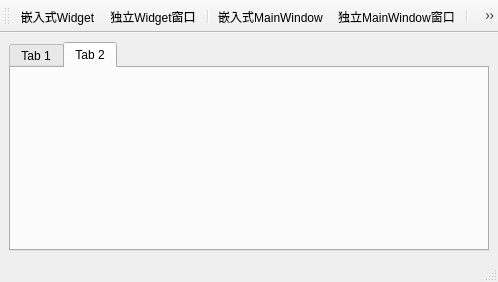
<?xml version="1.0" encoding="UTF-8"?>
<ui version="4.0">
 <class>MainWindow</class>
 <widget class="QMainWindow" name="MainWindow">
  <property name="geometry">
   <rect>
    <x>0</x>
    <y>0</y>
    <width>498</width>
    <height>282</height>
   </rect>
  </property>
  <property name="windowTitle">
   <string>多窗口应用程序</string>
  </property>
  <widget class="QWidget" name="centralwidget">
   <layout class="QGridLayout" name="gridLayout">
    <item row="0" column="0">
     <widget class="QTabWidget" name="tabWidget">
      <property name="currentIndex">
       <number>1</number>
      </property>
      <widget class="QWidget" name="tab">
       <attribute name="title">
        <string>Tab 1</string>
       </attribute>
      </widget>
      <widget class="QWidget" name="tab_2">
       <attribute name="title">
        <string>Tab 2</string>
       </attribute>
      </widget>
     </widget>
    </item>
   </layout>
  </widget>
  <widget class="QMenuBar" name="menubar">
   <property name="geometry">
    <rect>
     <x>0</x>
     <y>0</y>
     <width>498</width>
     <height>21</height>
    </rect>
   </property>
  </widget>
  <widget class="QStatusBar" name="statusbar"/>
  <widget class="QToolBar" name="toolBar">
   <property name="windowTitle">
    <string>toolBar</string>
   </property>
   <attribute name="toolBarArea">
    <enum>TopToolBarArea</enum>
   </attribute>
   <attribute name="toolBarBreak">
    <bool>false</bool>
   </attribute>
   <addaction name="actWidgetEmbedded"/>
   <addaction name="actWidgetSeparate"/>
   <addaction name="separator"/>
   <addaction name="actMainWindowEmbedded"/>
   <addaction name="actMainWindowSeparate"/>
   <addaction name="separator"/>
   <addaction name="actExit"/>
  </widget>
  <action name="actWidgetEmbedded">
   <property name="icon">
    <iconset resource="image/image.qrc">
     <normaloff>:/widgetEmbedded.png</normaloff>:/widgetEmbedded.png</iconset>
   </property>
   <property name="text">
    <string>嵌入式Widget</string>
   </property>
  </action>
  <action name="actWidgetSeparate">
   <property name="icon">
    <iconset resource="image/image.qrc">
     <normaloff>:/widgetSeparate.png</normaloff>:/widgetSeparate.png</iconset>
   </property>
   <property name="text">
    <string>独立Widget窗口</string>
   </property>
  </action>
  <action name="actMainWindowEmbedded">
   <property name="icon">
    <iconset resource="image/image.qrc">
     <normaloff>:/winEmbedded.png</normaloff>:/winEmbedded.png</iconset>
   </property>
   <property name="text">
    <string>嵌入式MainWindow</string>
   </property>
  </action>
  <action name="actMainWindowSeparate">
   <property name="icon">
    <iconset resource="image/image.qrc">
     <normaloff>:/winSeparate.png</normaloff>:/winSeparate.png</iconset>
   </property>
   <property name="text">
    <string>独立MainWindow窗口</string>
   </property>
  </action>
  <action name="actExit">
   <property name="icon">
    <iconset resource="image/image.qrc">
     <normaloff>:/exit.png</normaloff>:/exit.png</iconset>
   </property>
   <property name="text">
    <string>退出</string>
   </property>
  </action>
 </widget>
 <resources>
  <include location="image/image.qrc"/>
 </resources>
 <connections>
  <connection>
   <sender>actExit</sender>
   <signal>triggered()</signal>
   <receiver>MainWindow</receiver>
   <slot>close()</slot>
   <hints>
    <hint type="sourcelabel">
     <x>-1</x>
     <y>-1</y>
    </hint>
    <hint type="destinationlabel">
     <x>248</x>
     <y>140</y>
    </hint>
   </hints>
  </connection>
 </connections>
</ui>
